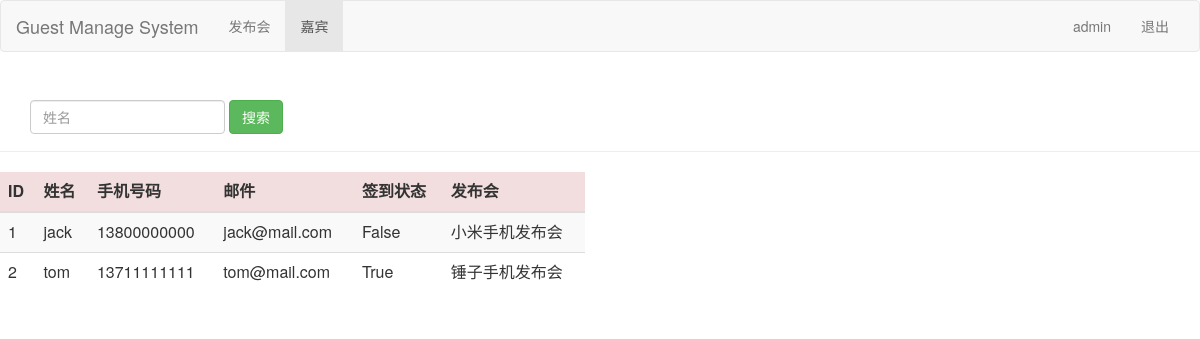
Before: /guest_manage/ (signed in) with the older database file.
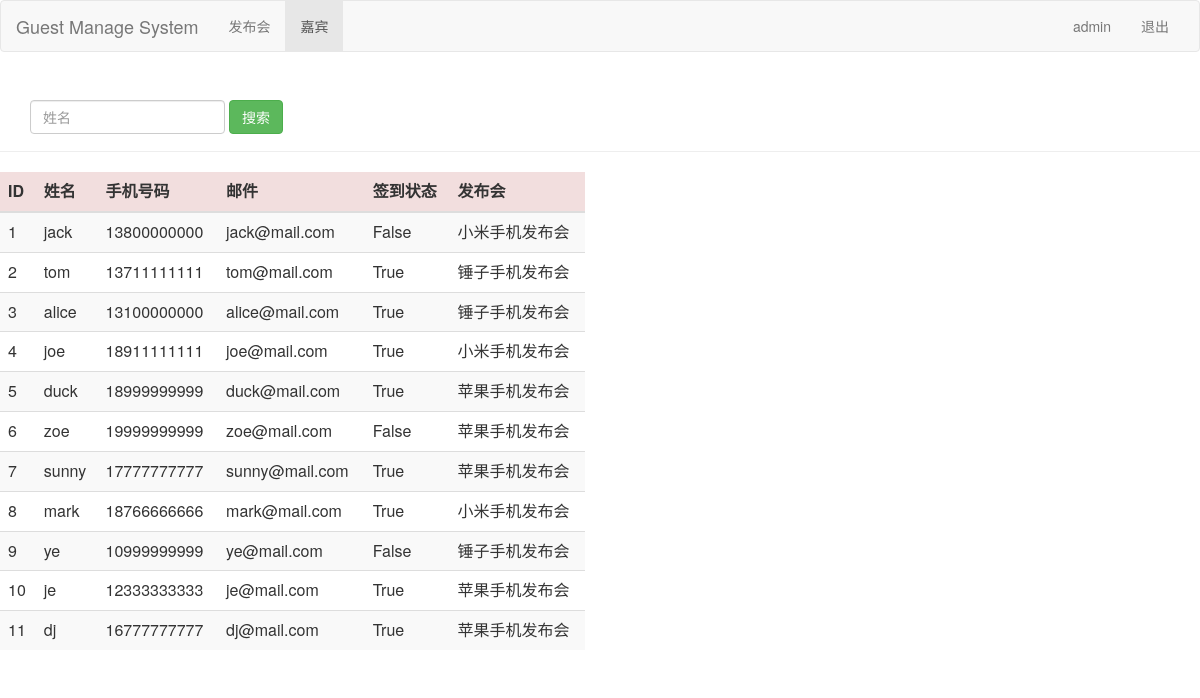
After: the same page with the newer database file.
### sign/models.py (models this page shows, shortened)
class Guest(models.Model):
    event = models.ForeignKey('Event',on_delete=models.CASCADE)
    realname = models.CharField(max_length=64)
    phone = models.CharField(max_length=16)
    email = models.EmailField()
    sign = models.BooleanField()
    create_time = models.DateTimeField(auto_now=True)
    guests = models.Manager()
    class Meta:
        unique_together = ('event','phone')

class Event(models.Model):
    name = models.CharField(max_length=100)
    limit = models.IntegerField()
    status = models.BooleanField()
    address = models.CharField(max_length=200)
    start_time = models.DateTimeField('events time')
    create_time = models.DateTimeField(auto_now=True)
    events = models.Manager()
    def __str__(self):
        return self.name

### sign/views.py (the view)
# urls.py: path('guest_manage/', views.guest_manage),
@login_required
def guest_manage(request):
    guest_list =  Guest.guests.all()
    username = request.session.get('user','')
    return render(request,'guest_manage.html',{'user':username,'guests':guest_list})

### sign/templates/guest_manage.html (shortened to what this page needs)
<html lang="zh-CN">
<head>
    {% load bootstrap3 %}
    {% bootstrap_css %}
</head>
<body>
    <nav class="navbar navbar-default" role="navigation">
        <div class="container-fluid">
            <div class="navbar-header">
                <a class="navbar-brand" href="/event_manage/">Guest Manage System</a>
            </div>
            <div id="navbar" class="collapse navbar-collapse">
                <ul class="nav navbar-nav">
                    <li><a href="/event_manage/">发布会</a></li>
                    <li class="active"><a href="#">嘉宾</a></li>
                </ul>
                <ul class="nav navbar-nav navbar-right">
                    <li><a href="#">{{user}}</a></li>
                    <li><a href="/logout/">退出</a></li>
                </ul>
            </div>
        </div>
    </nav>
    <div class="page-header">
        <div id="navbar" class="navbar-collapse collapse">
            <form class="navbar-form" method="GET" action="/search_guest/">
                <div class="form-group">
                    <input name="realname" type="text" placeholder="姓名" class="form-control">
                </div>
                <button type="submit" class="btn btn-success">搜索</button>
            </form>
        </div>
    </div>
    <div class="row">
        <div class="col-md-6">
            <table class="table table-striped">
                <thead>
                    <tr class="danger">
                        <th>ID</th>
                        <th>姓名</th>
                        <th>手机号码</th>
                        <th>邮件</th>
                        <th>签到状态</th>
                        <th>发布会</th>
                    </tr>
                </thead>
                <tbody>
                    {% for guest in guests %}
                    <tr>
                        <td>{{guest.id}}</td>
                        <td>{{guest.realname}}</td>
                        <td>{{guest.phone}}</td>
                        <td>{{guest.email}}</td>
                        <td>{{guest.sign}}</td>
                        <td>{{guest.event}}</td>
                    </tr>
                    {% endfor %}
                </tbody>
            </table>
        </div>
    </div>
</body>
</html>

Changed rows visible on the page:
added Guest: id "3", realname "alice", phone "13100000000", email "alice@mail.com", sign "True", event "锤子手机发布会"
added Guest: id "4", realname "joe", phone "18911111111", email "joe@mail.com", sign "True", event "小米手机发布会"
added Guest: id "5", realname "duck", phone "18999999999", email "duck@mail.com", sign "True", event "苹果手机发布会"
added Guest: id "6", realname "zoe", phone "19999999999", email "zoe@mail.com", sign "False", event "苹果手机发布会"
added Guest: id "7", realname "sunny", phone "17777777777", email "sunny@mail.com", sign "True", event "苹果手机发布会"
added Guest: id "8", realname "mark", phone "18766666666", email "mark@mail.com", sign "True", event "小米手机发布会"
added Guest: id "9", realname "ye", phone "10999999999", email "ye@mail.com", sign "False", event "锤子手机发布会"
added Guest: id "10", realname "je", phone "12333333333", email "je@mail.com", sign "True", event "苹果手机发布会"
added Guest: id "11", realname "dj", phone "16777777777", email "dj@mail.com", sign "True", event "苹果手机发布会"
